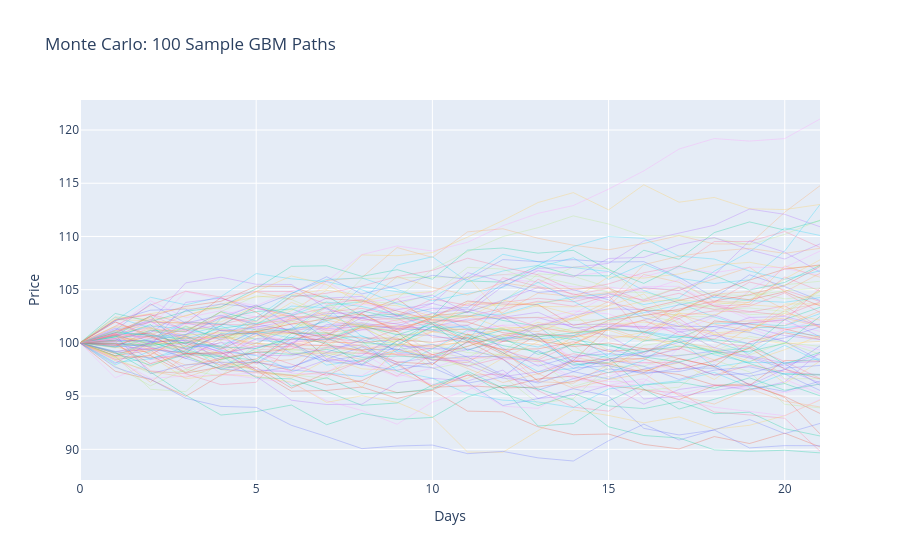

Notebook source saved alongside this figure:
### Markdown cell above
## 2. Monte Carlo VaR Simulation: Path Convergence
Visualizing 100 sample paths of Geometric Brownian Motion and the resulting distribution of 50,000 terminal returns.

### Code cell
from market_risk.estimators import RiskEngine, simulate_paths

S0, mu, sigma, horizon = 100, 0.05, 0.2, 21 # 1 month
paths_to_plot = 100
total_paths = 50000

# Simulate paths for visualization
sample_paths = np.zeros((paths_to_plot, horizon + 1))
sample_paths[:, 0] = S0
for i in range(paths_to_plot):
    for t in range(horizon):
        z = np.random.standard_normal()
        sample_paths[i, t+1] = sample_paths[i, t] * np.exp((mu/252 - 0.5*(sigma/np.sqrt(252))**2) + (sigma/np.sqrt(252))*z)

fig_paths = go.Figure()
for i in range(paths_to_plot):
    fig_paths.add_trace(go.Scatter(y=sample_paths[i], mode='lines', line=dict(width=1), opacity=0.3, showlegend=False))
fig_paths.update_layout(title=f'Monte Carlo: {paths_to_plot} Sample GBM Paths', xaxis_title='Days', yaxis_title='Price')
fig_paths.show()

engine = RiskEngine(confidence_levels=[0.99])
mc_results = engine.monte_carlo_var_es(S0, mu/252, sigma/np.sqrt(252), horizon, paths=total_paths)
print(f'Monte Carlo 99% VaR (1M): {mc_results["VaR_0.99"]:.4%}')
print(f'Monte Carlo 99% ES (1M) : {mc_results["ES_0.99"]:.4%}')
